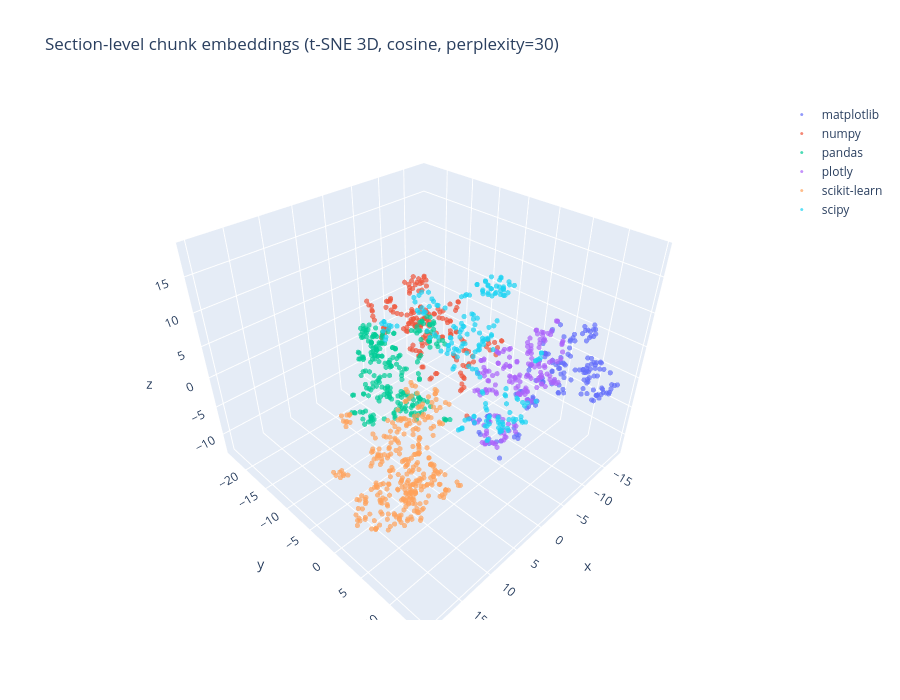

Notebook source saved alongside this figure:
### Code cell
tsne_3d = plot_tsne(X, meta, dims=3)

### Figure 1 — Plotly figure (JSON) as saved in the notebook; plotly's stock layout.template omitted (floating-point values rounded to 4 significant figures; data arrays with more than 128 entries replaced by an {"elided": "..."} marker saying what was removed)
{"data": [{"hovertemplate": "%{text}<extra>matplotlib</extra>", "marker": {"opacity": 0.7, "size": 3}, "mode": "markers", "name": "matplotlib", "text": {"elided": "151 str values"}, "type": "scatter3d", "x": {"elided": "151 float values"}, "y": {"elided": "151 float values"}, "z": {"elided": "151 float values"}}, {"hovertemplate": "%{text}<extra>numpy</extra>", "marker": {"opacity": 0.7, "size": 3}, "mode": "markers", "name": "numpy", "text": {"elided": "164 str values"}, "type": "scatter3d", "x": {"elided": "164 float values"}, "y": {"elided": "164 float values"}, "z": {"elided": "164 float values"}}, {"hovertemplate": "%{text}<extra>pandas</extra>", "marker": {"opacity": 0.7, "size": 3}, "mode": "markers", "name": "pandas", "text": {"elided": "243 str values"}, "type": "scatter3d", "x": {"elided": "243 float values"}, "y": {"elided": "243 float values"}, "z": {"elided": "243 float values"}}, {"hovertemplate": "%{text}<extra>plotly</extra>", "marker": {"opacity": 0.7, "size": 3}, "mode": "markers", "name": "plotly", "text": {"elided": "174 str values"}, "type": "scatter3d", "x": {"elided": "174 float values"}, "y": {"elided": "174 float values"}, "z": {"elided": "174 float values"}}, {"hovertemplate": "%{text}<extra>scikit-learn</extra>", "marker": {"opacity": 0.7, "size": 3}, "mode": "markers", "name": "scikit-learn", "text": {"elided": "321 str values"}, "type": "scatter3d", "x": {"elided": "321 float values"}, "y": {"elided": "321 float values"}, "z": {"elided": "321 float values"}}, {"hovertemplate": "%{text}<extra>scipy</extra>", "marker": {"opacity": 0.7, "size": 3}, "mode": "markers", "name": "scipy", "text": {"elided": "190 str values"}, "type": "scatter3d", "x": {"elided": "190 float values"}, "y": {"elided": "190 float values"}, "z": {"elided": "190 float values"}}], "layout": {"height": 700, "title": {"text": "Section-level chunk embeddings (t-SNE 3D, cosine, perplexity=30)"}, "width": 900}}
